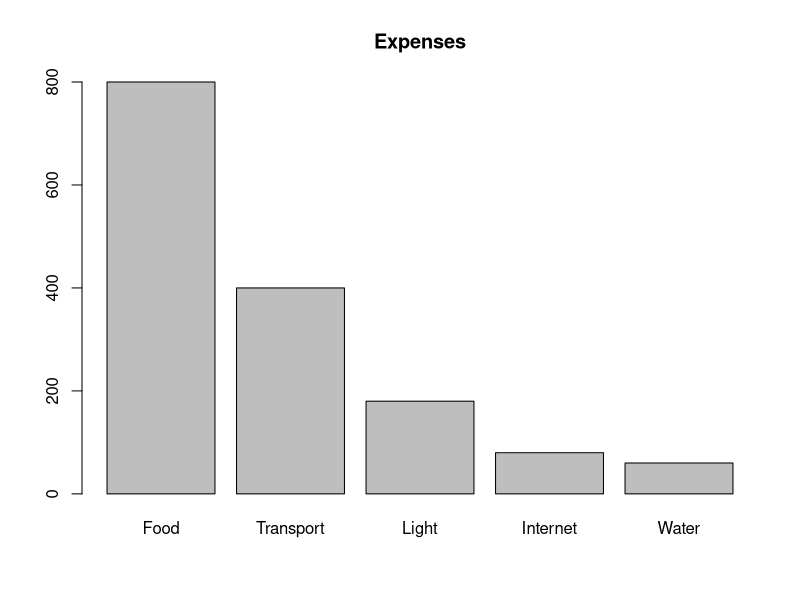

This chart was generated by the following R code:
# Create data for the graph.
x <- c(800, 400, 180, 80, 60)
labels <- c("Food", "Transport", "Light", "Internet", "Water")

# Plot the chart.
barplot(x, main="Expenses", names.arg = labels)
print("The total value was:")
print(sum(x))
print("The average value was:")
print(mean(x))
print("The highest value was:")
print(max(x))
print("The lowest value was:")
print(min(x))